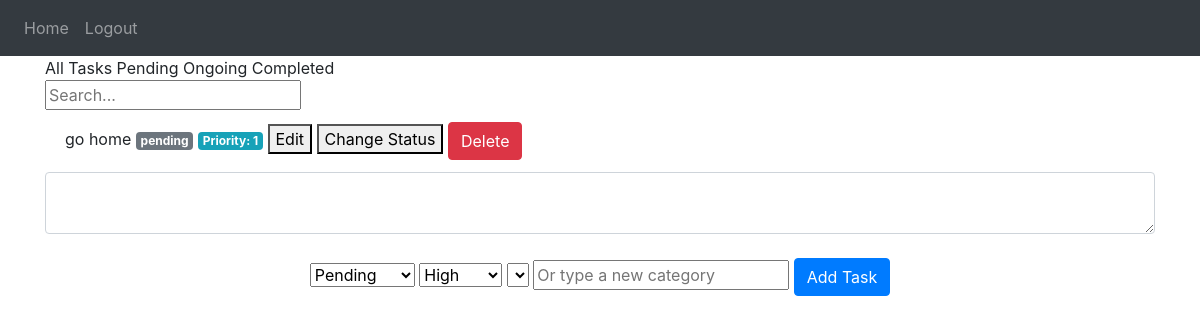
/ (signed in), run on an earlier commit of the app's database.
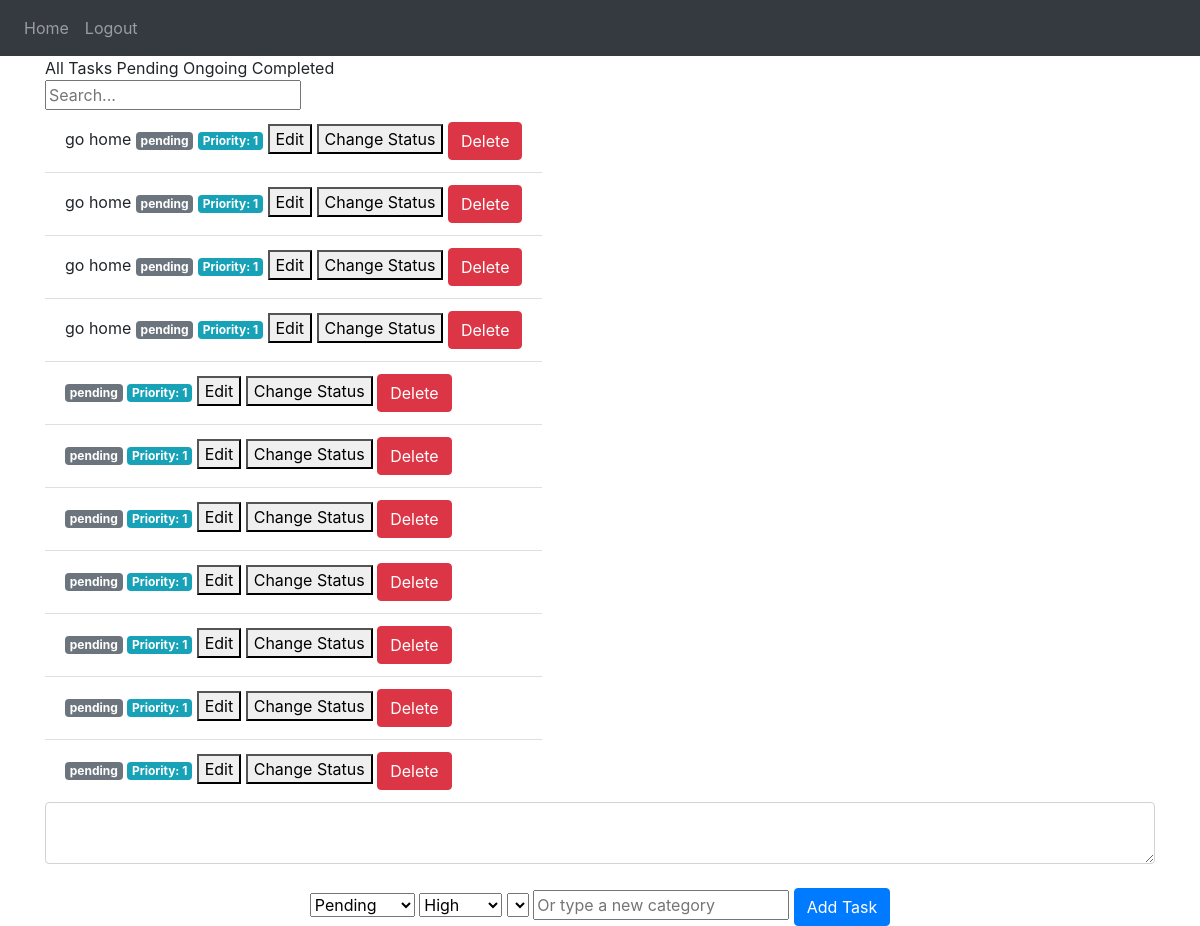
And on a later commit of the database.
### website/models.py (models this page shows)
class Note(db.Model):
    id = db.Column(db.Integer, primary_key=True)
    data = db.Column(db.String(1000))
    date = db.Column(db.DateTime(timezone=True), default=func.now())
    user_id = db.Column(db.Integer, db.ForeignKey('user.id'))
    category_id = db.Column(db.Integer, db.ForeignKey('category.id'), nullable=True)
    status = db.Column(db.String(50), nullable=False, default='pending')
    priority = db.Column(db.Integer, nullable=False, default=3)
    is_archived = db.Column(db.Boolean, default=False)

### website/views.py (the view, shortened to what this page needs)
@views.route('/', methods=['GET', 'POST'])
@login_required
def home():
    return render_template("home.html", user=current_user)

### website/__init__.py (called while the page is built)
def create_app():
    app = Flask(__name__)
    app.config['SECRET_KEY'] = 'SFDSDFSFSDFSFSDSFDSFSFSFS'
    app.config['SQLALCHEMY_DATABASE_URI'] = f'sqlite:///{DB_NAME}'
    app.config["DEBUG"] = True
    db.init_app(app)
    migrate.init_app(app, db)
    from .views import views
    from .auth import auth
    app.register_blueprint(views, url_prefix='/')
    app.register_blueprint(auth, url_prefix='/')
    from .models import User, Note
    with app.app_context():
        db.create_all()
    login_manager = LoginManager()
    login_manager.login_view = 'auth.login'
    login_manager.init_app(app)
    @login_manager.user_loader
    def load_user(id):
        return User.query.get(int(id))
    return app

### website/templates/home.html (shortened to what this page needs)
{% extends "base.html" %}
{% block content %}
<head>
</head>
<div class="ui pointing menu">
  <a class="item" onclick="filterTasks('all')">All Tasks</a>
  <a class="item" onclick="filterTasks('pending')">Pending</a>
  <a class="item" onclick="filterTasks('ongoing')">Ongoing</a>
  <a class="item" onclick="filterTasks('completed')">Completed</a>
  <div class="right menu">
    <div class="item">
      <div class="ui transparent icon input">
        <input type="text" placeholder="Search...">
      </div>
    </div>
  </div>
</div>
<div class="ui segment" style="display: flex;">
  <div class="ui bottom attached segment active tab" id="task-content">
    <ul class="list-group list-group-flush" id="notes">
      {% for note in user.notes %}
      <li class="list-group-item">
        {{ note.data }}
        <span class="badge badge-secondary">{{ note.status }}</span>
        <span class="badge badge-info">Priority: {{ note.priority }}</span>
        <button type="button" onclick="editTask({{ note.id }})">Edit</button>
        <button type="button" onclick="changeStatus({{ note.id }}, '{{ note.status }}')">Change Status</button>
        <button type="button" class="btn btn-danger" onclick="deleteTask({{ note.id }})">Delete</button>
      </li>
      {% endfor %}
      </ul>
  </div>
</div>
<div class="jaribu">
  <form method="POST">
    <textarea name="note" id="note" class="form-control"></textarea>
    <br />
    <div align="center">
      <select name="status">
        <option value="pending">Pending</option>
      </select>
      <select name="priority" id="priority-select">
        <option value="1">High</option>
      </select>
      <select name="category_id">
      </select>
      <input type="text" name="new_category" placeholder="Or type a new category">
      <button type="submit" class="btn btn-primary">Add Task</button>
    </div>
  </form>
</div>
  {% endblock %}

### website/templates/base.html (shortened to what this page needs)
<!DOCTYPE html>
<html>
  <head>
    <link
      rel="stylesheet"
      href="https://stackpath.bootstrapcdn.com/bootstrap/4.4.1/css/bootstrap.min.css"
    />
    <link
      rel="stylesheet"
      href="https://stackpath.bootstrapcdn.com/font-awesome/4.7.0/css/font-awesome.min.css"
    />
  </head>
  <body>
    <nav class="navbar navbar-expand-lg navbar-dark bg-dark">
      <div class="collapse navbar-collapse" id="navbar">
        <div class="navbar-nav">
          {% if user.is_authenticated %}
          <a class="nav-item nav-link" id="home" href="/">Home</a>
          <a class="nav-item nav-link" id="logout" href="/logout">Logout</a>
          {% else %}
          <a class="nav-item nav-link" id="login" href="/login">Login</a>
          <a class="nav-item nav-link" id="signUp" href="/sign-up">Sign Up</a>
          {% endif %}
        </div>
      </div>
    </nav>
    <div class="container">{% block content %} {% endblock %}</div>
  </body>
</html>

What changed in the data, as far as the page shows it:
added Note: data "go home", status "pending", priority "1"
added Note: data "go home", status "pending", priority "1"
added Note: data "go home", status "pending", priority "1"
added Note: status "pending", priority "1"
added Note: status "pending", priority "1"
added Note: status "pending", priority "1"
added Note: status "pending", priority "1"
added Note: status "pending", priority "1"
added Note: status "pending", priority "1"
added Note: status "pending", priority "1"
